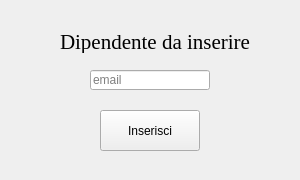
<?xml version="1.0" encoding="UTF-8"?>
<ui version="4.0">
 <class>VistaInserisciDipendente</class>
 <widget class="QWidget" name="VistaInserisciDipendente">
  <property name="geometry">
   <rect>
    <x>0</x>
    <y>0</y>
    <width>300</width>
    <height>180</height>
   </rect>
  </property>
  <property name="windowTitle">
   <string>Inserisci dipendente</string>
  </property>
  <widget class="QLabel" name="label">
   <property name="geometry">
    <rect>
     <x>60</x>
     <y>30</y>
     <width>207</width>
     <height>23</height>
    </rect>
   </property>
   <property name="font">
    <font>
     <family>Times New Roman</family>
     <pointsize>16</pointsize>
    </font>
   </property>
   <property name="text">
    <string>Dipendente da inserire</string>
   </property>
  </widget>
  <widget class="QPushButton" name="pushButton">
   <property name="geometry">
    <rect>
     <x>100</x>
     <y>110</y>
     <width>100</width>
     <height>41</height>
    </rect>
   </property>
   <property name="text">
    <string>Inserisci</string>
   </property>
  </widget>
  <widget class="QLineEdit" name="lineEdit">
   <property name="geometry">
    <rect>
     <x>90</x>
     <y>70</y>
     <width>120</width>
     <height>20</height>
    </rect>
   </property>
   <property name="placeholderText">
    <string>email</string>
   </property>
  </widget>
 </widget>
 <resources/>
 <connections/>
</ui>
